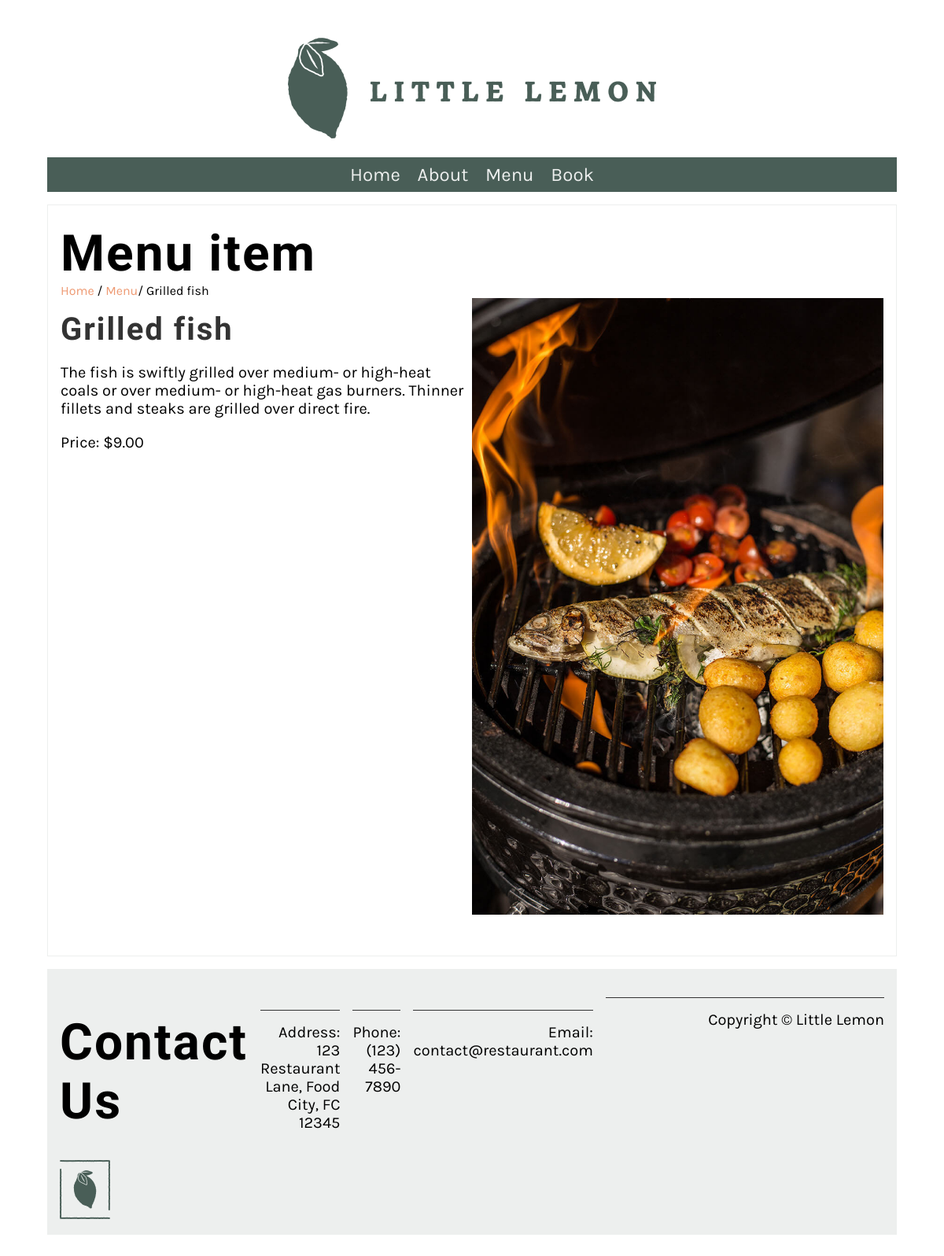
The app's page /menu_item/3/ with its own data.
### base/models.py (models this page shows, shortened)
class Menu(models.Model):
   name = models.CharField(max_length=200)
   price = models.IntegerField(null=False)
   menu_item_description = models.TextField(max_length=1000, default='')

### base/views.py (the view)
# urls.py: path('menu_item/<int:pk>/', views.display_menu_item, name="menu_item"),
def display_menu_item(request, pk=None):
    if pk:
        menu_item = Menu.objects.get(pk=pk)
    else:
        menu_item = ""
    return render(request, 'menu_item.html', {"menu_item": menu_item})

### base/templates/menu_item.html
{% extends 'base.html' %}
{% load static %}
{% block content %}
<section>
    <article>
        <h1>Menu item</h1>
        <span>
            <a href="{% url 'home' %}">Home</a> /
            <a href="{% url 'menu' %}">Menu</a>/
            {{menu_item.name}}
        </span>
        <div class="row">
            <div class="column">
                <h2>
                    {{ menu_item.name }}
                </h2>
                <p>
                    {{ menu_item.menu_item_description }}
                </p>
                <p>
                    Price: ${{ menu_item.price }}.00
                </p>
            </div>
            <div class="column">
                <img src="/restaurant/static/img/menu_items/{{menu_item.name}}.jpg" alt="{{ menu_item.name}}" />
            </div>
        </div>
    </article>
</section>
{% endblock %}

### base/static/css/style.css (style rules this page uses)
body { font-family: 'Karla', sans-serif; margin-top: 3rem; margin-bottom: 3rem; margin-left: 5%; margin-right: 5%; }
h1, h2, h3, h4, h5, h6 { font-family: 'Markazi Text', serif; letter-spacing: 2px;; }
h1 { font-size: 4rem; margin-top: 1.5rem; margin-bottom: 0; }
h2 { font-size: 2.5rem; color: #333333; margin:1rem 0; }
p, ul { font-size: 1.25rem;; }
a { color: #EE9972; text-decoration: none; }
section { display: flex; gap: 2rem 1rem; margin-top: 1rem; margin-bottom: 1rem; flex-direction: row; }
article { flex:1; }
article img { max-width: 100%; }
main article { border: 1px solid #EDEFEE; padding-left: 1rem; padding-right: 1rem; }
.row { display: flex; flex-direction: row; width: 100%; padding-bottom: 1rem; }
.column { flex-basis: 50%; margin-bottom: 1rem; padding-bottom: 1rem; }

### records on screen
Menu: name "Grilled fish", menu_item_description "The fish is swiftly grilled over medium- or high-heat coals or over medium- or high-heat gas burners. Thinner fillets and steaks are grilled over direct fire.", price "9", name (picture)
